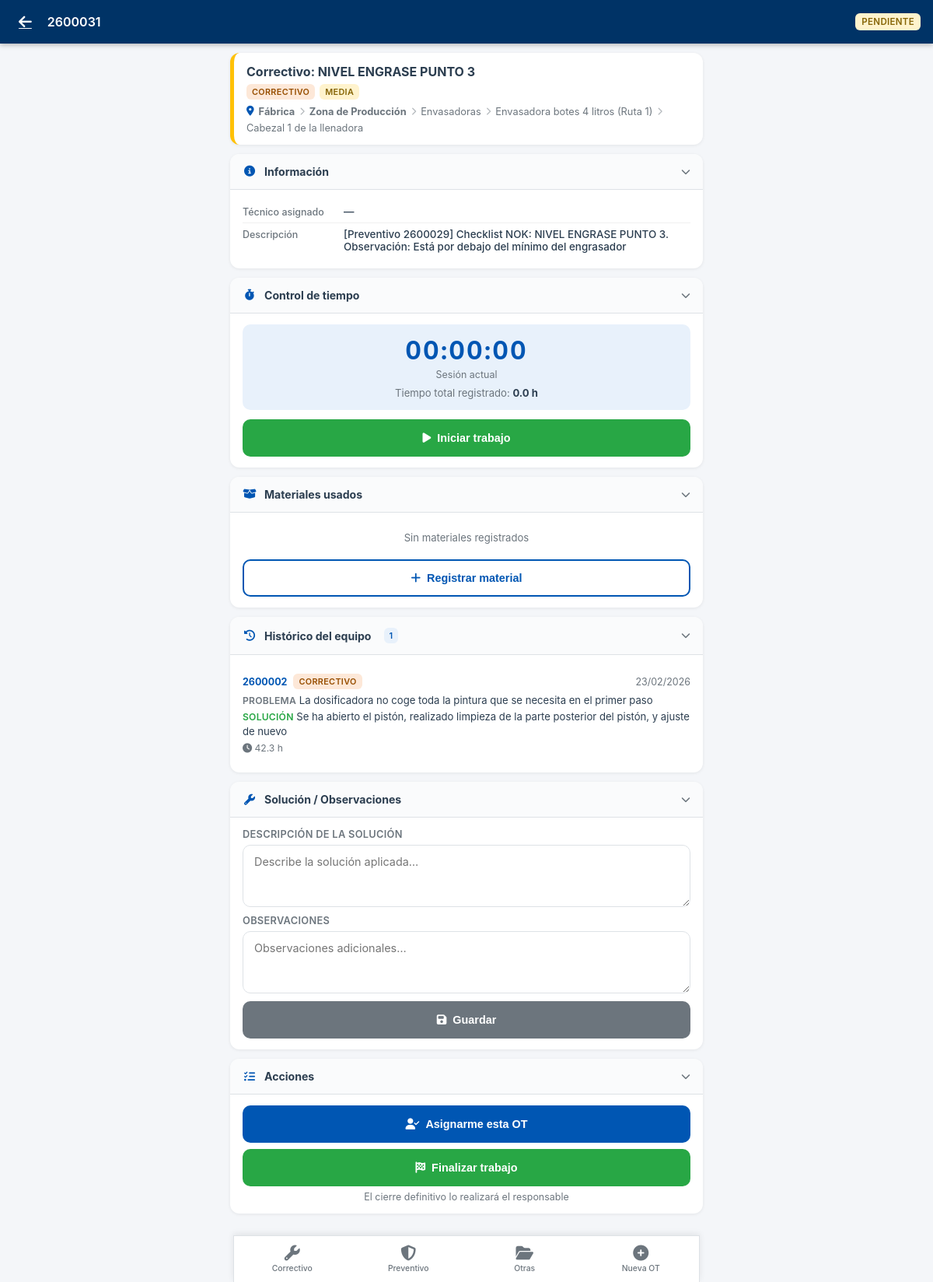
The app's page /movil/ot/37 (signed in) with its own data.
### models.py (models this page shows, shortened)
class OrdenTrabajo(db.Model):
    id = db.Column(db.Integer, primary_key=True)
    numero = db.Column(db.String(20), unique=True, nullable=False)
    tipo = db.Column(db.String(20), nullable=False)  # correctivo, preventivo
    prioridad = db.Column(db.String(20), default='media')  # urgente, alta, media, baja
    estado = db.Column(db.String(20), default='pendiente')  # pendiente, asignada, en_curso, cerrada, cancelada
    fechaCreacion = db.Column(db.DateTime, default=datetime.now)
    fechaProgramada = db.Column(db.DateTime)
    fechaInicio = db.Column(db.DateTime)
    fechaFin = db.Column(db.DateTime)
    titulo = db.Column(db.String(200), nullable=False)
    descripcionProblema = db.Column(db.Text)
    descripcionSolucion = db.Column(db.Text)
    observaciones = db.Column(db.Text)
    equipoTipo = db.Column(db.String(20), nullable=False)  # empresa, planta, zona, linea, maquina, elemento
    equipoId = db.Column(db.Integer, nullable=False)
    maquinaId = db.Column(db.Integer, db.ForeignKey('maquina.id'), nullable=True)
    elementoId = db.Column(db.Integer, db.ForeignKey('elemento.id'))
    planPreventivoId = db.Column(db.Integer, db.ForeignKey('plan_preventivo.id'))  # LEGACY - Deprecado
    asignacionGamaId = db.Column(db.Integer, db.ForeignKey('asignacion_gama.id'))  # LEGACY - Deprecado
    gamaId          = db.Column(db.Integer, db.ForeignKey('gama_mantenimiento.id'), nullable=True)
    frecuenciaTipo  = db.Column(db.String(20))   # 'dias' | 'semanas' | 'meses'
    frecuenciaValor = db.Column(db.Integer)       # número entero
    gama = db.relationship('GamaMantenimiento', foreign_keys=[gamaId])
    tecnicoAsignado = db.Column(db.String(100))  # Técnico principal (legacy)
    tiempoEstimado = db.Column(db.Float)  # horas
    tiempoReal = db.Column(db.Float)  # horas (calculado de registros)
    tiempoParada = db.Column(db.Float)  # horas de parada de máquina
    costeTallerExterno = db.Column(db.Float, default=0)  # Total acumulado (calculado)
    descripcionTallerExterno = db.Column(db.Text)  # LEGACY - primer coste
    proveedorExterno = db.Column(db.String(100))   # LEGACY - primer coste
    costesExternosJson = db.Column(db.Text)  # JSON list de {proveedor, descripcion, coste}
    creadoPor = db.Column(db.String(100))
    cerradoPor = db.Column(db.String(100))
    consumos = db.relationship('ConsumoRecambio', backref='ordenTrabajo', lazy=True, cascade='all, delete-orphan')
    registrosTiempo = db.relationship('RegistroTiempo', backref='ordenTrabajo', lazy=True, cascade='all, delete-orphan')
    respuestasChecklist = db.relationship('RespuestaChecklist', backref='ordenTrabajo', lazy=True, cascade='all, delete-orphan')

class Planta(db.Model):
    id = db.Column(db.Integer, primary_key=True)
    empresaId = db.Column(db.Integer, db.ForeignKey('empresa.id'), nullable=False)
    codigo = db.Column(db.String(10), nullable=False)
    nombre = db.Column(db.String(100), nullable=False)
    descripcion = db.Column(db.Text)
    direccion = db.Column(db.String(200))
    zonas = db.relationship('Zona', backref='planta', lazy=True, cascade='all, delete-orphan')

class Zona(db.Model):
    id = db.Column(db.Integer, primary_key=True)
    plantaId = db.Column(db.Integer, db.ForeignKey('planta.id'), nullable=False)
    codigo = db.Column(db.String(10), nullable=False)
    nombre = db.Column(db.String(100), nullable=False)
    descripcion = db.Column(db.Text)
    lineas = db.relationship('Linea', backref='zona', lazy=True, cascade='all, delete-orphan')

class Linea(db.Model):
    id = db.Column(db.Integer, primary_key=True)
    zonaId = db.Column(db.Integer, db.ForeignKey('zona.id'), nullable=False)
    codigo = db.Column(db.String(10), nullable=False)
    nombre = db.Column(db.String(100), nullable=False)
    descripcion = db.Column(db.Text)
    maquinas = db.relationship('Maquina', backref='linea', lazy=True, cascade='all, delete-orphan')

class Maquina(db.Model):
    id = db.Column(db.Integer, primary_key=True)
    lineaId = db.Column(db.Integer, db.ForeignKey('linea.id'), nullable=False)
    codigo = db.Column(db.String(10), nullable=False)
    nombre = db.Column(db.String(100), nullable=False)
    modelo = db.Column(db.String(50))
    fabricante = db.Column(db.String(50))
    numeroSerie = db.Column(db.String(50))
    descripcion = db.Column(db.Text)
    fechaInstalacion = db.Column(db.Date)
    criticidad = db.Column(db.String(20), default='media')  # alta, media, baja
    estado = db.Column(db.String(20), default='operativo')  # operativo, averiado, mantenimiento
    horasOperacion = db.Column(db.Integer, default=0)  # Contador de horas
    rav = db.Column(db.Float, default=0.0)             # Valor de reposición (RAV)
    elementos = db.relationship('Elemento', backref='maquina', lazy=True, cascade='all, delete-orphan')
    ordenesTrabajo = db.relationship('OrdenTrabajo', backref='maquina', lazy=True)
    planesPreventivos = db.relationship('PlanPreventivo', backref='maquina', lazy=True)
    recambiosAsociados = db.relationship('RecambioEquipo', backref='maquina', lazy=True)

class Elemento(db.Model):
    id = db.Column(db.Integer, primary_key=True)
    maquinaId = db.Column(db.Integer, db.ForeignKey('maquina.id'), nullable=False)
    codigo = db.Column(db.String(10), nullable=False)
    nombre = db.Column(db.String(100), nullable=False)
    tipo = db.Column(db.String(50))
    descripcion = db.Column(db.Text)
    fabricante = db.Column(db.String(50))
    modelo = db.Column(db.String(50))
    numeroSerie = db.Column(db.String(50))
    rav = db.Column(db.Float, default=0.0)             # Valor de reposición (RAV)

### blueprints/mobile/routes.py (the view, shortened to what this page needs)
@bp.route('/ot/<int:id>')
@movil_required
def ver_ot(id):
    ot = OrdenTrabajo.query.get_or_404(id)
    _enrich_ot(ot)
    nombre_tecnico = _nombre_tecnico(current_user)
    trabajo_activo = RegistroTiempo.query.filter_by(
        ordenId=id, tecnico=nombre_tecnico, enCurso=True
    ).first()
    registros_tiempo = RegistroTiempo.query.filter_by(ordenId=id).order_by(
        RegistroTiempo.inicio.desc()
    ).all()
    consumos = ConsumoRecambio.query.filter_by(ordenId=id).all()
    tareas_gama = []
    tareas_realizadas_ids = set()
    checklist_items = []
    respuestas_map = {}
    historico_equipo = []
    et = ot.equipoTipo or ('maquina' if ot.maquinaId else None)
    ei = ot.equipoId or ot.maquinaId
    if et and ei:
        condiciones = [
            and_(OrdenTrabajo.equipoTipo == et, OrdenTrabajo.equipoId == ei)
        ]
        maq_id = ot.maquinaId or (ei if et == 'maquina' else None)
        if maq_id:
            condiciones.append(OrdenTrabajo.maquinaId == maq_id)
        historico_equipo = OrdenTrabajo.query.filter(
            OrdenTrabajo.id != ot.id,
            OrdenTrabajo.estado == 'cerrada',
            or_(*condiciones),
        ).order_by(OrdenTrabajo.fechaFin.desc()).limit(15).all()
    return render_template(
        'mobile/ot_detail.html',
        ot=ot,
        nombre_tecnico=nombre_tecnico,
        trabajo_activo=trabajo_activo,
        registros_tiempo=registros_tiempo,
        consumos=consumos,
        tareas_gama=tareas_gama,
        tareas_realizadas_ids=tareas_realizadas_ids,
        checklist_items=checklist_items,
        respuestas_map=respuestas_map,
        historico_equipo=historico_equipo,
    )

### templates/mobile/ot_detail.html (shortened to what this page needs)
{% extends "mobile/base.html" %}
{% block header %}
<a href="{{ url_for('mobile.home') }}" class="m-header-back">
  <i class="fas fa-arrow-left"></i>
</a>
<span class="m-header-title">{{ ot.numero }}</span>
<div class="m-header-actions">
  <span class="m-badge m-badge-estado-{{ ot.estado }}" style="font-size:.72rem;padding:4px 8px;">
    {{ ot.estado | replace('_', ' ') }}
  </span>
</div>
{% endblock %}
{% block content %}
<div class="m-ot-header-card prio-{{ ot.prioridad }}">
  <div class="m-ot-header-titulo">{{ ot.titulo }}</div>
  <div class="m-ot-header-badges">
    <span class="m-badge m-badge-tipo-{{ ot.tipo }}">{{ ot.tipo }}</span>
    <span class="m-badge m-badge-prio-{{ ot.prioridad }}">
      {{ ot.prioridad }}
    </span>
  </div>
  {% if ot._ruta %}
  <div class="m-ot-header-equipo">
    <i class="fas fa-map-marker-alt" style="color:var(--m-primary)"></i>
    {% for nivel in ot._ruta %}
    {% if not loop.first %}<i class="fas fa-chevron-right" style="font-size:.65rem;opacity:.5"></i>{% endif %}
    <span style="font-weight:{% if nivel.tipo in ['planta','zona'] %}700{% else %}400{% endif %}">{{ nivel.nombre
      }}</span>
    {% endfor %}
  </div>
  {% endif %}
</div>
<div class="m-section" id="sec-info">
  <div class="m-section-header">
    <div class="m-section-header-left">
      <i class="fas fa-info-circle"></i>Información
    </div>
    <i class="fas fa-chevron-down m-section-chevron"></i>
  </div>
  <div class="m-section-body">
    <div class="m-info-row">
      <span class="m-info-label">Técnico asignado</span>
      <span class="m-info-value">{{ ot.tecnicoAsignado or '—' }}</span>
    </div>
    {% if ot.descripcionProblema %}
    <div class="m-info-row">
      <span class="m-info-label">Descripción</span>
      <span class="m-info-value">{{ ot.descripcionProblema }}</span>
    </div>
    {% endif %}
  </div>
</div>
{% if ot.estado not in ['cerrada', 'cancelada'] %}
<div class="m-section" id="sec-tiempo">
  <div class="m-section-header">
    <div class="m-section-header-left">
      <i class="fas fa-stopwatch"></i>Control de tiempo
    </div>
    <i class="fas fa-chevron-down m-section-chevron"></i>
  </div>
  <div class="m-section-body">
    <div class="m-timer-box">
      <div class="m-timer-value" id="timerDisplay">
        {% if trabajo_activo %}
        <span class="m-time-en-curso"><i class="fas fa-circle" style="font-size:.8rem"></i> En curso</span>
        {% else %}
        00:00:00
        {% endif %}
      </div>
      <div class="m-timer-label">Sesión actual</div>
      <div class="m-timer-total">
        Tiempo total registrado: <strong>{{ '%.1f' % (ot.tiempoReal or 0) }} h</strong>
      </div>
    </div>
    {% if trabajo_activo %}
    <button class="m-btn m-btn-warning m-btn-full" onclick="pausarTrabajo()">
      <i class="fas fa-pause"></i> Pausar trabajo
    </button>
    {% else %}
    <button class="m-btn m-btn-success m-btn-full" onclick="iniciarTrabajo()">
      <i class="fas fa-play"></i> Iniciar trabajo
    </button>
    {% endif %}
  </div>
</div>
{% endif %}
<div class="m-section" id="sec-consumos">
  <div class="m-section-header">
    <div class="m-section-header-left">
      <i class="fas fa-box-open"></i>
      Materiales usados
    </div>
    <i class="fas fa-chevron-down m-section-chevron"></i>
  </div>
  <div class="m-section-body">
    {% if consumos %}
    {% for c in consumos %}
    <div class="m-consumo-item">
      <div>
        <div class="m-consumo-nombre">{{ c.recambio.nombre if c.recambio else '—' }}</div>
        <div class="m-consumo-qty">Cantidad: {{ c.cantidad }} {{ c.recambio.unidadMedida if c.recambio else '' }}</div>
      </div>
      <div class="m-consumo-coste">
        {% if c.precioUnitario %}{{ '%.2f' % (c.cantidad * c.precioUnitario) }} €{% endif %}
      </div>
    </div>
    {% endfor %}
    {% else %}
    <p class="m-text-muted m-text-center" style="padding:10px 0">Sin materiales registrados</p>
    {% endif %}
    {% if ot.estado not in ['cerrada', 'cancelada'] %}
    <button class="m-btn m-btn-outline m-btn-full" style="margin-top:10px" onclick="abrirModalConsumo()">
      <i class="fas fa-plus"></i> Registrar material
    </button>
    {% endif %}
  </div>
</div>
{% if ot.equipoTipo or ot.maquinaId %}
{% if historico_equipo %}
<div class="m-section" id="sec-historico">
  <div class="m-section-header">
    <div class="m-section-header-left">
      <i class="fas fa-history"></i>
      Histórico del equipo
      <span class="m-badge" style="background:var(--m-primary-light);color:var(--m-primary);margin-left:6px">
        {{ historico_equipo|length }}
      </span>
    </div>
    <i class="fas fa-chevron-down m-section-chevron"></i>
  </div>
  <div class="m-section-body">
    {% for h in historico_equipo %}
    <div class="m-historico-item">
      <div class="m-historico-header">
        <div style="display:flex;align-items:center;gap:8px">
          <span class="m-historico-num">{{ h.numero }}</span>
          <span class="m-badge m-badge-tipo-{{ h.tipo }}">{{ h.tipo }}</span>
        </div>
        <span class="m-text-small m-text-muted">
          {{ h.fechaFin.strftime('%d/%m/%Y') if h.fechaFin else (h.fechaCreacion.strftime('%d/%m/%Y') if h.fechaCreacion
          else '—') }}
        </span>
      </div>
      {% if h.descripcionProblema %}
      <div class="m-historico-problema">
        <span class="m-historico-label">Problema</span>
        {{ h.descripcionProblema }}
      </div>
      {% endif %}
      {% if h.descripcionSolucion %}
      <div class="m-historico-solucion">
        <span class="m-historico-label">Solución</span>
        {{ h.descripcionSolucion }}
      </div>
      {% else %}
      <div class="m-historico-solucion m-historico-sin-sol">
        <span class="m-historico-label">Solución</span>
        <em>Sin registrar</em>
      </div>
      {% endif %}
      <div class="m-historico-meta">
        {% if h.tiempoReal %}<span><i class="fas fa-clock"></i> {{ '%.1f' % h.tiempoReal }} h</span>{% endif %}
      </div>
    </div>
    {% endfor %}
  </div>
</div>
{% endif %}
{% endif %}
{% if ot.estado not in ['cerrada', 'cancelada'] %}
<div class="m-section" id="sec-solucion">
  <div class="m-section-header">
    <div class="m-section-header-left">
      <i class="fas fa-wrench"></i>Solución / Observaciones
    </div>
    <i class="fas fa-chevron-down m-section-chevron"></i>
  </div>
  <div class="m-section-body">
    <div class="m-field">
      <label class="m-label">Descripción de la solución</label>
      <textarea class="m-textarea" id="descripcionSolucion" rows="3"
        placeholder="Describe la solución aplicada…">{{ ot.descripcionSolucion or '' }}</textarea>
    </div>
    <div class="m-field" style="margin-top:10px">
      <label class="m-label">Observaciones</label>
      <textarea class="m-textarea" id="observaciones" rows="2"
        placeholder="Observaciones adicionales…">{{ ot.observaciones or '' }}</textarea>
    </div>
    <button class="m-btn m-btn-secondary m-btn-full" style="margin-top:10px" onclick="guardarSolucion()">
      <i class="fas fa-save"></i> Guardar
    </button>
  </div>
</div>
<div class="m-section" id="sec-acciones">
  <div class="m-section-header">
    <div class="m-section-header-left">
      <i class="fas fa-tasks"></i>Acciones
    </div>
    <i class="fas fa-chevron-down m-section-chevron"></i>
  </div>
  <div class="m-section-body">
    {% if ot.estado == 'pendiente' %}
    <button class="m-btn m-btn-primary m-btn-full" style="margin-bottom:8px" onclick="cambiarEstado('asignada')">
      <i class="fas fa-user-check"></i> Asignarme esta OT
    </button>
    {% endif %}
    {% if ot.estado in ['pendiente', 'asignada', 'en_curso'] %}
    {% if tecnico_puede_cerrar %}
    <button class="m-btn m-btn-success m-btn-full" onclick="confirmarCerrar('cerrada')">
      <i class="fas fa-check-circle"></i> Cerrar orden de trabajo
    </button>
    {% else %}
    <button class="m-btn m-btn-success m-btn-full" onclick="confirmarCerrar('cerrado_parcial')">
      <i class="fas fa-flag-checkered"></i> Finalizar trabajo
    </button>
    <p class="m-text-muted m-text-small" style="margin-top:6px;text-align:center">
      El cierre definitivo lo realizará el responsable
    </p>
    {% endif %}
    {% endif %}
  </div>
</div>
{% endif %}
{% endblock %}

### records on screen
OrdenTrabajo: numero "2600031", estado "PENDIENTE", titulo "Correctivo: NIVEL ENGRASE PUNTO 3", tipo "CORRECTIVO", prioridad "MEDIA", tecnicoAsignado "—", descripcionProblema "[Preventivo 2600029] Checklist NOK: NIVEL ENGRASE PUNTO 3. Observación: Está por debajo del mínimo del engrasador", tiempoReal "0.0"
Planta: nombre "Fábrica"
Zona: nombre "Zona de Producción"
Linea: nombre "Envasadoras"
Maquina: nombre "Envasadora botes 4 litros (Ruta 1)"
Elemento: nombre "Cabezal 1 de la llenadora"
OrdenTrabajo: numero "2600002", tipo "CORRECTIVO", fechaFin "23/02/2026", descripcionProblema "La dosificadora no coge toda la pintura que se necesita en el primer paso", descripcionSolucion "Se ha abierto el pistón, realizado limpieza de la parte posterior del pistón, y ajuste de nuevo", tiempoReal "42.3"

### other values on screen
{{ historico_equipo|length }} "1"
